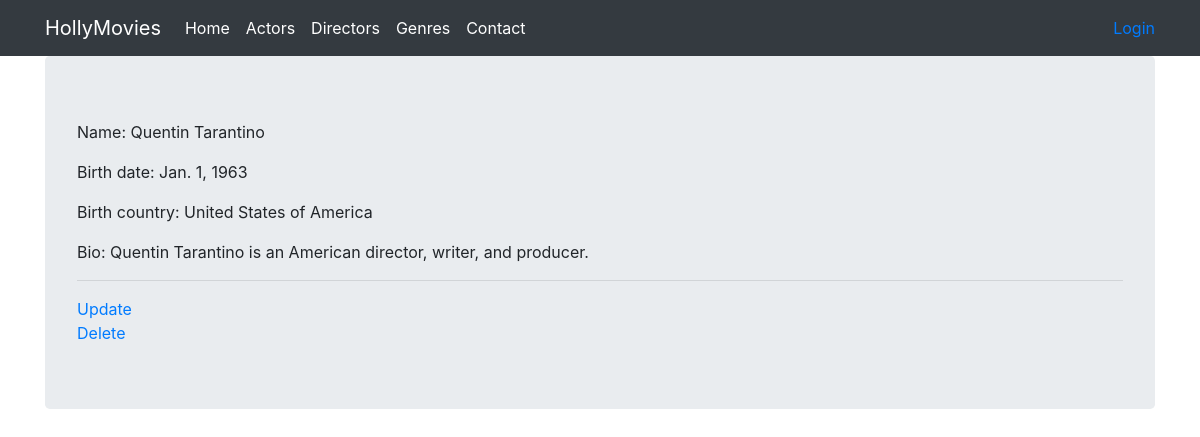
/director/1, run on the app's committed database.
### viewer/models.py (models this page shows, shortened)
class Director(models.Model):
    name = models.CharField(max_length=100)
    date_birth = models.DateField()
    country_of_birth = models.CharField(max_length=30, choices=COUNTRIES_CHOICES, default='US')
    bio = models.TextField()

### viewer/views.py (the view)
# urls.py: path('director/<int:pk>', DetailDirector.as_view(), name='director'),
class DetailDirector(DetailView):
    template_name = 'detail_director.html'
    model = Director
    context_object_name = 'director'
    def get_context_data(self, **kwargs):
        context = super().get_context_data(**kwargs)
        country_code = context['director'].country_of_birth
        country_name = get_country_name(country_code)
        context['country_name'] = country_name
        return context

### viewer/views.py (called while the page is built)
def get_country_name(country_code):
    for country in COUNTRIES_CHOICES:
        if country[0] == country_code:
            return country[1]

### viewer/templates/detail_director.html (shortened to what this page needs)
{% extends "base.html" %}
{% block content %}
<p> Name: {{ director.name }}</p>
<p> Birth date: {{ director.date_birth }}</p>
<p> Birth country: {{ country_name }}</p>
<p> Bio: {{ director.bio }}</p>
<hr>
<a href="{% url 'director_update' director.pk %}">Update</a>
<br>
<a href="{% url 'director_delete' director.pk %}">Delete</a>
{% endblock %}

### data on the page
Director: name "Quentin Tarantino", date_birth "Jan. 1, 1963", bio "Quentin Tarantino is an American director, writer, and producer."

### other printed values
{{ country_name }} "United States of America"
